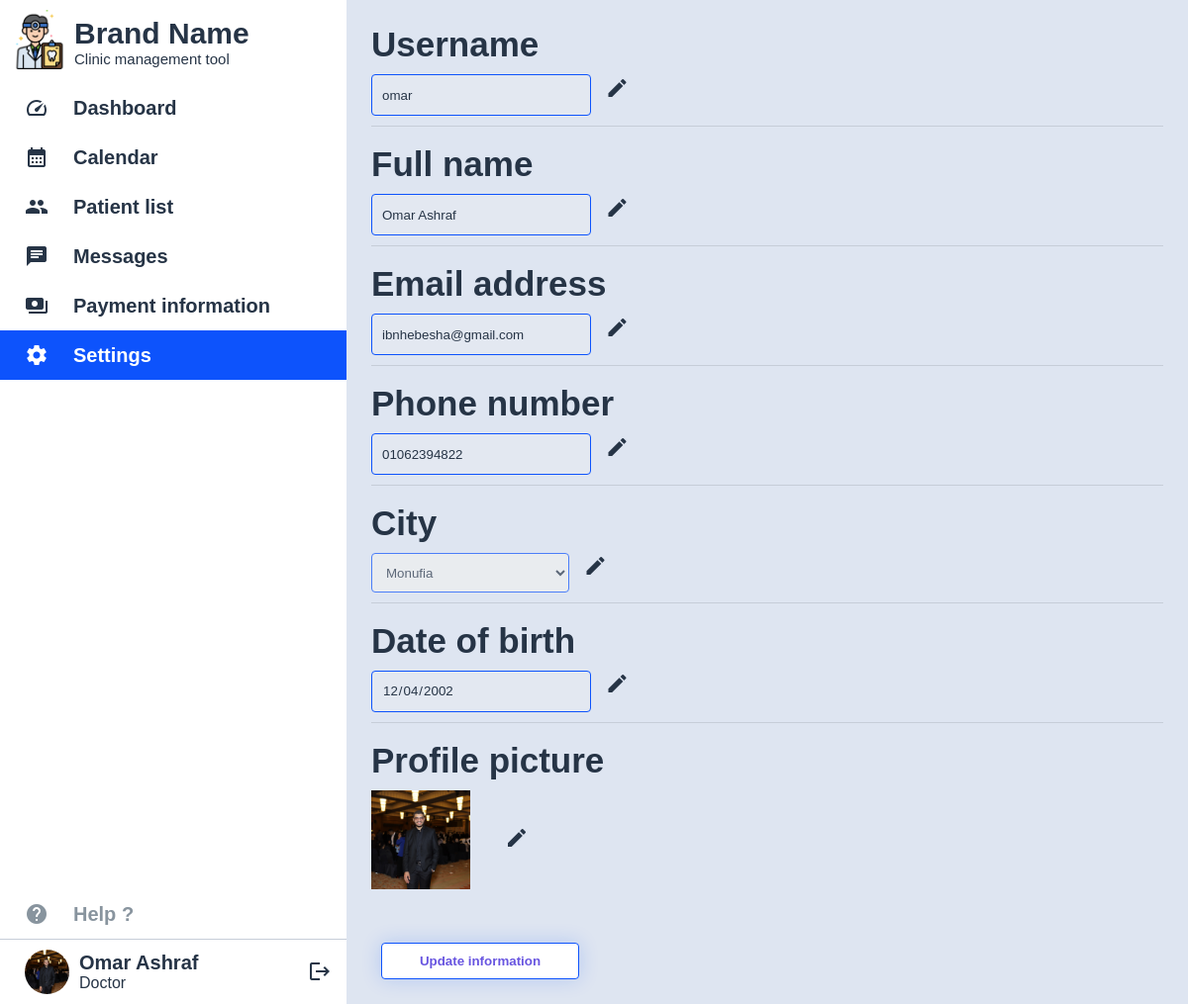
Screenshot of /EditInfo (signed in) with the database file from the repository.
### tables this page shows
CREATE TABLE 'users' ('id' integer PRIMARY KEY NOT NULL, 'username' text NOT NULL, 'password_hash' text NOT NULL,'full_name' text NOT NULL, "city" text NOT NULL, "phone_number" text NOT NULL, "email" text NOT NULL, 'is_doctor' boolean NOT NULL, 'date_of_birth' date NOT NULL, profile_picture BLOB, is_verified boolean);

### app.py (the view, shortened to what this page needs)
@app.route("/EditInfo", methods=["GET", "POST"])
def edit_info():
    data = db.execute("SELECT * FROM users WHERE id=?", session["user_id"])[0]
    if request.method == "GET":
        return render_template("edit_info.html", data=data, CITIES=CITIES)

### templates/edit_info.html (shortened to what this page needs)
{% extends "layout.html" %}
{% block sidebar %}
    <a href="/" class="sidebar_hover sidebar_element">
        <span class="material-icons md-48">speed</span>
        <p>Dashboard</p>
    </a>
    <a href="" class="sidebar_hover sidebar_element">
        <span class="material-icons md-48">calendar_month</span>
        <p>Calendar</p>
    </a>
    <a href="" class="sidebar_hover sidebar_element">
        <span class="material-icons md-48">group</span>
        <p>Patient list</p>
    </a>
    <a href="" class="sidebar_hover sidebar_element">
        <span class="material-icons md-48">chat</span>
        <p>Messages</p>
    </a>
    <a href="" class="sidebar_hover sidebar_element">
        <span class="material-icons md-48">payments</span>
        <p>Payment information</p>
    </a>
    <a href="/Settings" class="sidebar_active sidebar_hover sidebar_element">
        <span class="material-icons md-48">settings</span>
        <p>Settings</p>
    </a>
{% endblock %}
{% block main %}
    <form method="POST" action="/EditInfo" class="login-form" enctype="multipart/form-data">
        <h1>Username</h1>
        <div>
            <input class="text-field" name="username" id="username" type="text" disabled value="{{ data["username"] }}" required>
            <a id="button" onclick="editUsername()"><span class="material-icons md-48">edit</span></a>
        </div>
        <hr>
        <br>
        <h1>Full name</h1>
        <div>
            <input class="text-field" name="full_name" id="full_name" type="text" disabled value="{{ data["full_name"] }}" required>
            <a id="button" onclick="editName()"><span class="material-icons md-48">edit</span></a>
        </div>
        <hr>
        <br>
        <h1>Email address</h1>
        <div>
            <input class="text-field" name="email" type="email" disabled value="{{ data["email"] }}" required>
            <a id="button" href="/ChangeEmail"><span class="material-icons md-48">edit</span></a>
        </div>
        <hr>
        <br>
        <h1>Phone number</h1>
        <div>
            <input class="text-field" name="phone_number" id="phone_number" type="number" disabled value="{{ data["phone_number"] }}" required>
            <a id="button" onclick="editPhoneNumber()"><span class="material-icons md-48">edit</span></a>
        </div>
        <hr>
        <br>
        <h1>City</h1>
        <div>
            <select disabled class="text-field select" name="city" id="city">
                <option selected disabled value="{{ data["city"] }}">{{ data["city"] }}</option>
            </select>
            <a id="button" onclick="editCity()"><span class="material-icons md-48">edit</span></a>
        </div>
        <hr>
        <br>
        <h1>Date of birth</h1>
        <div>
            <input class="text-field" name="date_of_birth" id="date_of_birth" type="date" disabled value="{{ data["date_of_birth"] }}" required>
            <a id="button" onclick="editDateOfBirth()"><span class="material-icons md-48">edit</span></a>
        </div>
        <hr>
        <br>
        <h1>Profile picture</h1>
        <div id="profile_picture_container">
            <div id="profile_picture"><img alt="Profile Picture" src="/static/media/profile_picture.png"></div>
            <label for="profile_pic">
                <a id="button"><span class="material-icons md-48">edit</span></a>
            </label>
        </div>
        <br>
        <br>
        <br>
        <div>
            <input class="button" type="submit" value="Update information">
        </div>
    </form>
{% endblock %}

### templates/layout.html (shortened to what this page needs)
<!DOCTYPE html>
<html lang="en">
<head>
    <link href="/static/styles.css" rel="stylesheet">
</head>
<body>
    {% if session["user_id"] %}
    <header class="sidebar">
        <div class="title">
            <a href="" class="logo_name">
                <div class="logo">
                    <img src="/static/media/logo.png" alt="logo">
                </div>
                <div class="brand_info">
                    <div class="name"><h1>Brand Name</h1></div>
                    <div class="description"><p>Clinic management tool</p></div>
                </div>
            </a>
        </div>
        {% block sidebar %}{% endblock %}
        <div class="float-bottom">
            <a href="" class="help sidebar_element">
                <span class="material-icons md-48">help</span>
                <p>Help ?</p>
            </a>
            <hr>
            <div class="profile">
                <div class="profile_link">
                    <a href="/Profile-{{ session["user_id"] }}">
                        <div class="profile_pic"><img alt="Profile Picture" src="/static/media/profile_picture.png"></div>
                        <div class="profile_info">
                            <h1>{{ session["name"] }}</h1>
                            <p>{{ session["user_type"] }}</p>
                        </div>
                    </a>
                </div>
                <div class="expand_icon">
                    <a href="/Logout"><span class="material-icons md-48">logout</span></a>
                </div>
            </div>
        </div>
    </header>
    {% endif %}
    <section class="page">
        {% block main %}{% endblock %}
    </section>
</body>
</html>

### static/styles.css (style rules this page uses)
:root { --DarkBlue: #0d53fc; --Purple: #3e3ef4; --LightBlue: #4198f7; --Green: #49c496; --DarkerBlue1: #1e3058; --DarkerBlue2: #152443; --Black: #263446; --DarkGray: #88949e; --LightGray: #c6cdd8; --OffWhite: #dee5f1; --White: #ffffff; }
* { padding: 0px; margin: 0; text-decoration: none; font-family: sans-serif; color: var(--Black); }
hr { height: 1px; background-color: var(--LightGray); border: none; }
a, img { -webkit-user-drag: none; }
.sidebar { float: left; position: fixed; display: flex; flex-direction: column; width: 350px; height: 100%; background-color: var(--White); }
.sidebar_active { background-color: var(--DarkBlue); transition: 0.4s; }
.sidebar_active span, .sidebar_active p { color: var(--White); transition: 0.4s; }
.sidebar a { padding: 5px; transition: 0.4s; }
.title { display: flex; flex-direction: row; }
.logo_name { display: flex; flex-direction: row; }
.logo { width: 60px; aspect-ratio: 1/1; justify-items: center; padding: 5px; }
.logo img { width: 100%; }
.brand_info { display: flex; flex-direction: column; justify-content: center; }
.name h1 { font-size: 30px; }
.description p { font-size: 15px; font-weight: lighter; }
.sidebar_element { display: flex; flex-direction: row; height: 40px; }
.sidebar_element span { padding: 5px 25px 5px 20px; display: flex; flex-direction: column; justify-content: center; }
.sidebar_element p { font-size: 20px; font-weight: bold; display: flex; flex-direction: column; justify-content: center; }
.float-bottom { width: 100%; position: absolute; bottom: 0; }
.help span, .help p { color: var(--DarkGray); }
.profile { position: relative; display: flex; flex-direction: row; }
.profile_link a { display: flex; flex-direction: row; }
.profile_pic { width: 45px; aspect-ratio: 1/1; justify-items: center; padding: 5px 10px 5px 20px; display: flex; flex-direction: column; justify-content: center; }
.profile_pic img { width: 100%; border-radius: 50%; }
.profile_info { display: flex; flex-direction: column; justify-content: center; }
.profile_info h1 { font-size: 20px; }
.expand_icon { position: absolute; right: 10px; top: 30%; }
.page { padding-left: 350px; min-height: 100vh; background-color: var(--OffWhite); }

### rows the page displays
users: name "Omar Ashraf", username "omar", full_name "Omar Ashraf", email "ibnhebesha@gmail.com", phone_number "01062394822", city "Monufia", date_of_birth "12/04/2002"

### other values shown
{{ session["user_type"] }} "Doctor"
